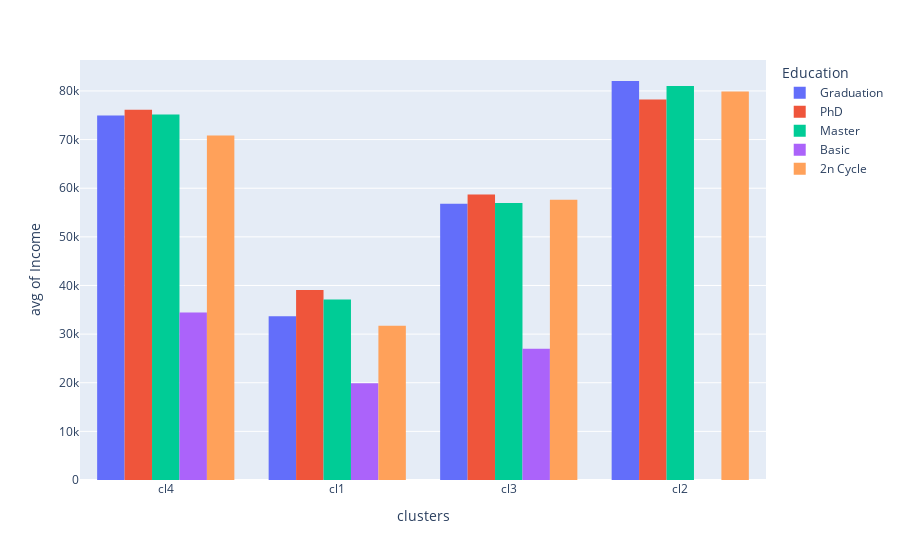

The notebook cell saved with this chart:
### Code cell
data['clusters'] = ['cl1' if x == 1 else 'cl2' if x == 2 else
                    'cl3' if x == 3 else 'cl4' for x in predictions]
px.histogram(data_frame=data, x = 'clusters', y = 'Income',
             histfunc='avg', color = 'Education', barmode='group')

### Figure 1 — Plotly figure (JSON) as saved in the notebook; plotly's stock layout.template omitted (floating-point values rounded to 4 significant figures; data arrays with more than 128 entries replaced by an {"elided": "..."} marker saying what was removed)
{"data": [{"alignmentgroup": "True", "bingroup": "x", "histfunc": "avg", "hovertemplate": "Education=Graduation<br>clusters=%{x}<br>avg of Income=%{y}<extra></extra>", "legendgroup": "Graduation", "marker": {"color": "#636efa", "pattern": {"shape": ""}}, "name": "Graduation", "offsetgroup": "Graduation", "orientation": "v", "showlegend": true, "type": "histogram", "x": {"elided": "1116 str values"}, "xaxis": "x", "y": {"elided": "1116 int values"}, "yaxis": "y"}, {"alignmentgroup": "True", "bingroup": "x", "histfunc": "avg", "hovertemplate": "Education=PhD<br>clusters=%{x}<br>avg of Income=%{y}<extra></extra>", "legendgroup": "PhD", "marker": {"color": "#EF553B", "pattern": {"shape": ""}}, "name": "PhD", "offsetgroup": "PhD", "orientation": "v", "showlegend": true, "type": "histogram", "x": {"elided": "481 str values"}, "xaxis": "x", "y": {"elided": "481 int values"}, "yaxis": "y"}, {"alignmentgroup": "True", "bingroup": "x", "histfunc": "avg", "hovertemplate": "Education=Master<br>clusters=%{x}<br>avg of Income=%{y}<extra></extra>", "legendgroup": "Master", "marker": {"color": "#00cc96", "pattern": {"shape": ""}}, "name": "Master", "offsetgroup": "Master", "orientation": "v", "showlegend": true, "type": "histogram", "x": {"elided": "365 str values"}, "xaxis": "x", "y": {"elided": "365 int values"}, "yaxis": "y"}, {"alignmentgroup": "True", "bingroup": "x", "histfunc": "avg", "hovertemplate": "Education=Basic<br>clusters=%{x}<br>avg of Income=%{y}<extra></extra>", "legendgroup": "Basic", "marker": {"color": "#ab63fa", "pattern": {"shape": ""}}, "name": "Basic", "offsetgroup": "Basic", "orientation": "v", "showlegend": true, "type": "histogram", "x": ["cl1", "cl1", "cl1", "cl1", "cl1", "cl1", "cl1", "cl1", "cl1", "cl1", "cl1", "cl1", "cl1", "cl1", "cl1", "cl1", "cl1", "cl1", "cl1", "cl1", "cl1", "cl1", "cl1", "cl1", "cl1", "cl1", "cl1", "cl3", "cl1", "cl1", "cl1", "cl1", "cl1", "cl1", "cl1", "cl1", "cl1", "cl1", "cl1", "cl1", "cl1", "cl1", "cl1", "cl4", "cl1", "cl1", "cl1", "cl1", "cl1", "cl1", "cl1", "cl1", "cl1", "cl1"], "xaxis": "x", "y": [7500, 24594, 9548, 28249, 24882, 24480, 27190, 24279, 30801, 18978, 25965, 21063, 13084, 17487, 20425, 26868, 25443, 14906, 15038, 22634, 16581, 14421, 23724, 15056, 8940, 25707, 7500, 26997, 18393, 24367, 17256, 22634, 13724, 24594, 15862, 9722, 18746, 23529, 28389, 16014, 28249, 20194, 24882, 34445, 22123, 22390, 14188, 20425, 16005, 15253, 26487, 25224, 16185, 14918], "yaxis": "y"}, {"alignmentgroup": "True", "bingroup": "x", "histfunc": "avg", "hovertemplate": "Education=2n Cycle<br>clusters=%{x}<br>avg of Income=%{y}<extra></extra>", "legendgroup": "2n Cycle", "marker": {"color": "#FFA15A", "pattern": {"shape": ""}}, "name": "2n Cycle", "offsetgroup": "2n Cycle", "orientation": "v", "showlegend": true, "type": "histogram", "x": {"elided": "200 str values"}, "xaxis": "x", "y": {"elided": "200 int values"}, "yaxis": "y"}], "layout": {"barmode": "group", "legend": {"title": {"text": "Education"}, "tracegroupgap": 0}, "margin": {"t": 60}, "xaxis": {"anchor": "y", "domain": [0, 1], "title": {"text": "clusters"}}, "yaxis": {"anchor": "x", "domain": [0, 1], "title": {"text": "avg of Income"}}}}
